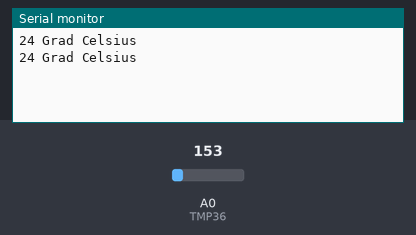
A sketch run on a simulated Arduino Uno, built with avr-gcc and run on an emulated ATmega328P. Shown: the last lines printed to the serial monitor. The test bench sets the inputs (shaded band); at power-on: A0 (TMP36) = 153.

Above: at 1.3 s.
1.4 s: A0 (TMP36) set to 165
At 1.9 s:
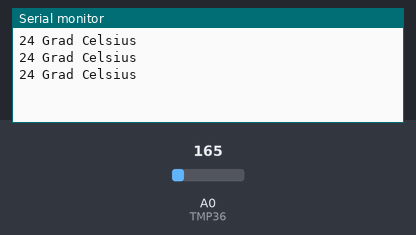
2.9 s: A0 (TMP36) set to 175
At 3.4 s:
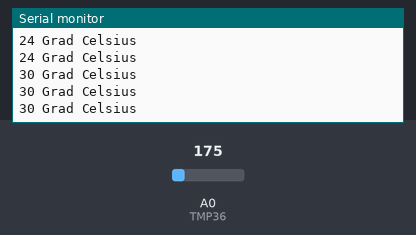
Timing chart, 0 to 5.9 s (numbered marks = the images above; inputs shaded):
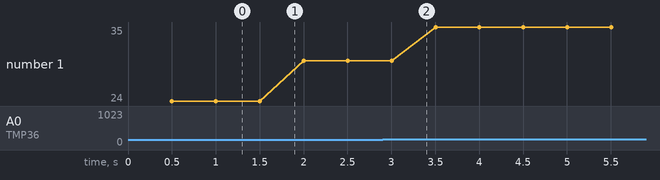

The sketch:

11_temperatur_messen.ino
```cpp
int TMP36 = A0;
int sensorwert;
int temperatur=0;
int t=500;

void setup() {
  // put your setup code here, to run once:
  Serial.begin(9600);
}

void loop() {
  // put your main code here, to run repeatedly:
  sensorwert=analogRead(TMP36);
  temperatur=map(sensorwert, 0, 410, -50, 150);
  delay(t);
  Serial.print(temperatur);
  Serial.println(" Grad Celsius");
}
```

Measured:
- plotted number 1: 24 → 30 after the input at 1.4 s, 30 → 35 after the input at 2.9 s
